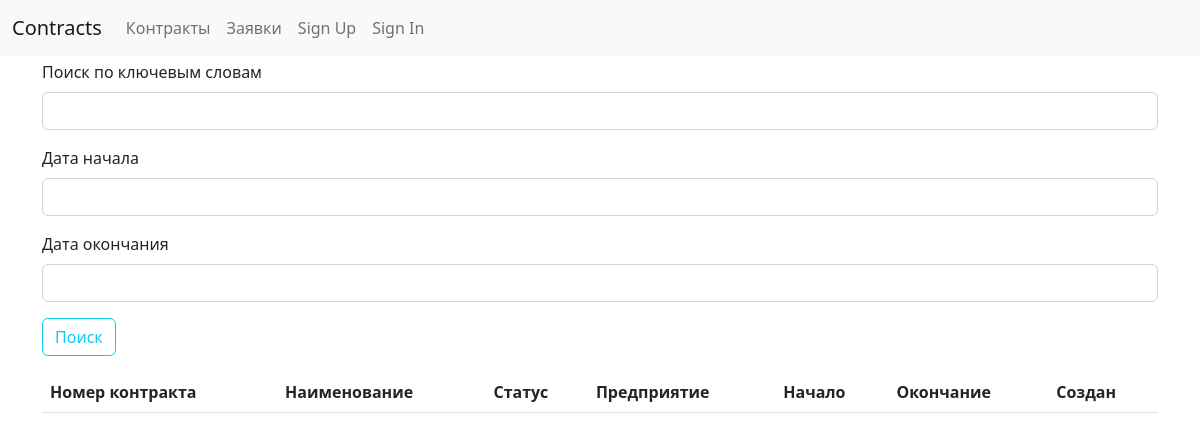
Before: /contracts/ with the older database file.
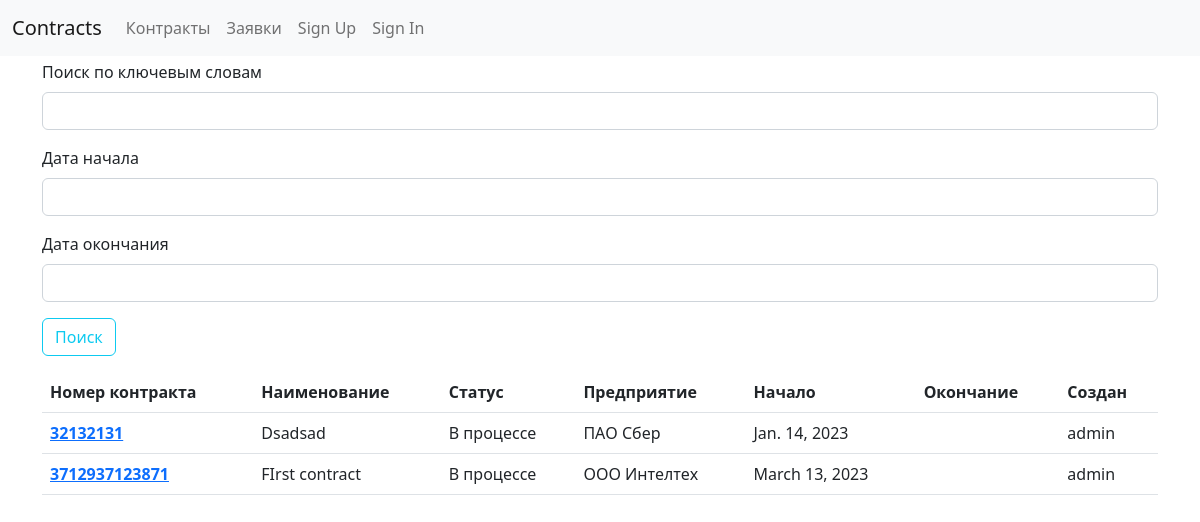
After: the same page with the newer database file.
### contracts/users/models.py (models this page shows, shortened)
class Contract(models.Model):
    number = models.BigIntegerField("Номер контракта")
    object = models.CharField("Наименование объекта", max_length=150)
    state = models.CharField(
        "Статус",
        max_length=50,
        choices=[
            ("in_process", "В процессе"),
            ("restored", "Восстановлен"),
            ("contract_organization", "Организация контракта"),
        ],
        default="in_process",
    )
    company = models.ForeignKey(
        Company, on_delete=models.CASCADE, verbose_name="Предприятие"
    )
    town = models.ForeignKey(Town, on_delete=models.CASCADE, verbose_name="Город")
    description = models.TextField("Описание работ")
    start = models.DateField("Дата начала работ", blank=True, null=True)
    end = models.DateField("Плановая дата окончания работ", blank=True, null=True)
    creator = models.ForeignKey(
        User,
        verbose_name="Создатель",
        on_delete=models.PROTECT,
        null=True,
        blank=True,
        related_name="created_contracts",
        editable=False,
    )
    gip = models.ForeignKey(
        User,
        verbose_name="Руководитель",
        on_delete=models.PROTECT,
        blank=True,
        null=True,
        related_name="gip_contracts",
    )
    users = models.ManyToManyField(
        User,
        blank=True,
        null=True,
        verbose_name="Пользователи",
        related_name="contracts",
    )
    class Meta:
        verbose_name_plural = _("Контракты")
        verbose_name = _("Контракт")

class Company(models.Model):
    name = models.CharField("Наименование", max_length=50, unique=True)
    class Meta:
        verbose_name_plural = _("Компании")
        verbose_name = _("Компания")
    def __str__(self) -> str:
        return self.name

class User(AbstractUser):
    name = models.CharField(_("Name of User"), blank=True, max_length=255)
    first_name = None  # type: ignore[assignment]
    last_name = None  # type: ignore[assignment]
    supervisor = models.BooleanField("Руководитель", default=False)
    it_staff = models.BooleanField("IT персонал", default=False)

### contracts/users/contract_views.py (the view, shortened to what this page needs)
# urls.py: path("", ContractListView.as_view(), name="contract-list"),
class ContractListView(ListView):
    model = Contract
    context_object_name = "contracts"
    def get_queryset(self) -> QuerySet[Any]:
        self.form = ContarctFilterForm(self.request.GET)
        qs = super().get_queryset().select_related("company", "creator").order_by("-id")
        query = self.request.GET.get("query", None)
        start = self.request.GET.get("start", None)
        if start:
            qs = qs.filter(start=datetime.strptime(start, "%d.%m.%Y"))
        end = self.request.GET.get("end", None)
        if end:
            qs = qs.filter(end=datetime.strptime(end, "%d.%m.%Y"))
        return qs
    def get_context_data(self, **kwargs):
        context = super(ContractListView, self).get_context_data(**kwargs)
        context["form"] = self.form
        return context

### contracts/users/forms.py
class ContarctFilterForm(forms.Form):
    query = forms.CharField(
        label="Поиск по ключевым словам", max_length=100, required=False
    )
    start = forms.DateField(label="Дата начала", required=False)
    end = forms.DateField(label="Дата окончания", required=False)

### contracts/users/context_processors.py (called while the page is built)
def allauth_settings(request):
    return {
        "ACCOUNT_ALLOW_REGISTRATION": settings.ACCOUNT_ALLOW_REGISTRATION,
    }

### contracts/templates/users/contract_list.html (shortened to what this page needs)
{% extends "base.html" %}
{% load crispy_forms_tags %}
{% block content %}
<form>
    <fieldset class="form-group">
        {{ form|crispy }}
    </fieldset>
    <div class="form-group">
        <button class="btn btn-outline-info" type="submit">Поиск</button>
    </div>
</form>
<table class="table mt-3">
    <thead>
      <tr>
        <th scope="col">Номер контракта</th>
        <th scope="col">Наименование</th>
        <th scope="col">Статус</th>
        <th scope="col">Предприятие</th>
        <th scope="col">Начало</th>
        <th scope="col">Окончание</th>
        <th scope="col">Создан</th>
      </tr>
    </thead>
    <tbody>
        {% for contract in contracts %}
          <tr>
            <th scope="row">
                <a href="{% url 'contracts:contract-detail' contract.id %}">{{contract.number}}</a>
            </th>
            <td>{{contract.object}}</td>
            <td>{{contract.get_state_display}}</td>
            <td>{{contract.company}}</td>
            <td>{{contract.start}}</td>
            <td>{% if contract.end %}{{contract.end}}{% else %}{% endif %}</td>
            <td>{{contract.creator}}</td>
          </tr>
        {% endfor %}
    </tbody>
  </table>
{% endblock content %}

Changed rows visible on the page:
added Contract: number "32132131", object "Dsadsad", state "В процессе", company "ПАО Сбер", start "Jan. 14, 2023", creator "admin"
added Contract: number "3712937123871", object "FIrst contract", state "В процессе", company "ООО Интелтех", start "March 13, 2023", creator "admin"
